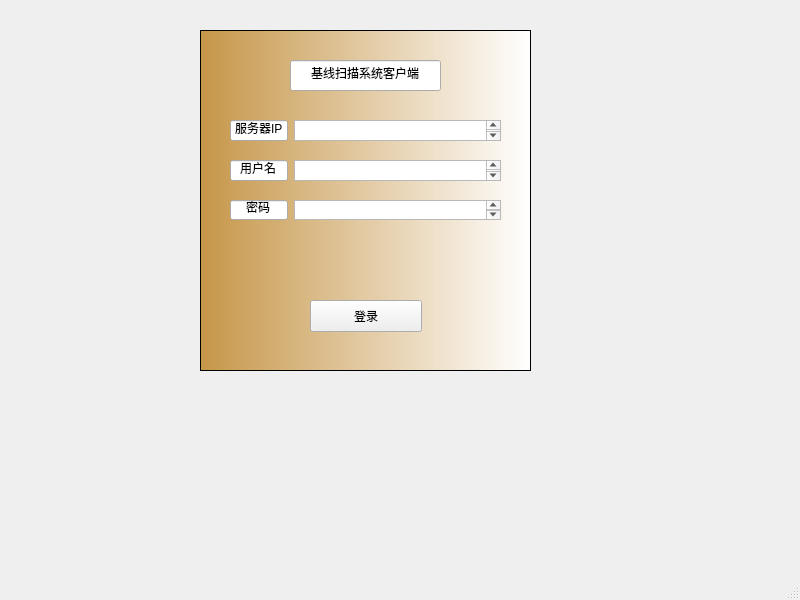
<?xml version="1.0" encoding="UTF-8"?>
<ui version="4.0">
 <class>MainWindow</class>
 <widget class="QMainWindow" name="MainWindow">
  <property name="geometry">
   <rect>
    <x>0</x>
    <y>0</y>
    <width>800</width>
    <height>600</height>
   </rect>
  </property>
  <property name="windowTitle">
   <string>MainWindow</string>
  </property>
  <widget class="QWidget" name="centralwidget">
   <widget class="QListView" name="listView">
    <property name="geometry">
     <rect>
      <x>200</x>
      <y>30</y>
      <width>331</width>
      <height>341</height>
     </rect>
    </property>
    <property name="styleSheet">
     <string notr="true">background-color: qlineargradient(spread:pad, x1:0, y1:0, x2:1, y2:0, stop:0 rgba(198, 150, 72, 255), stop:1 rgba(255, 255, 255, 255));</string>
    </property>
    <property name="alternatingRowColors">
     <bool>false</bool>
    </property>
   </widget>
   <widget class="QPushButton" name="pushButton">
    <property name="geometry">
     <rect>
      <x>310</x>
      <y>300</y>
      <width>112</width>
      <height>32</height>
     </rect>
    </property>
    <property name="styleSheet">
     <string notr="true"/>
    </property>
    <property name="text">
     <string>登录</string>
    </property>
   </widget>
   <widget class="QWidget" name="horizontalLayoutWidget">
    <property name="geometry">
     <rect>
      <x>230</x>
      <y>200</y>
      <width>271</width>
      <height>20</height>
     </rect>
    </property>
    <layout class="QHBoxLayout" name="horizontalLayout">
     <item>
      <widget class="QLineEdit" name="lineEdit">
       <property name="layoutDirection">
        <enum>Qt::LeftToRight</enum>
       </property>
       <property name="text">
        <string>密码</string>
       </property>
       <property name="alignment">
        <set>Qt::AlignCenter</set>
       </property>
      </widget>
     </item>
     <item>
      <widget class="QTextEdit" name="textEdit"/>
     </item>
    </layout>
   </widget>
   <widget class="QWidget" name="horizontalLayoutWidget_2">
    <property name="geometry">
     <rect>
      <x>230</x>
      <y>160</y>
      <width>271</width>
      <height>21</height>
     </rect>
    </property>
    <layout class="QHBoxLayout" name="horizontalLayout_2">
     <item>
      <widget class="QLineEdit" name="lineEdit_2">
       <property name="text">
        <string>用户名</string>
       </property>
       <property name="alignment">
        <set>Qt::AlignCenter</set>
       </property>
      </widget>
     </item>
     <item>
      <widget class="QTextEdit" name="textEdit_2"/>
     </item>
    </layout>
   </widget>
   <widget class="QLineEdit" name="lineEdit_3">
    <property name="geometry">
     <rect>
      <x>290</x>
      <y>60</y>
      <width>151</width>
      <height>31</height>
     </rect>
    </property>
    <property name="text">
     <string>基线扫描系统客户端</string>
    </property>
    <property name="alignment">
     <set>Qt::AlignCenter</set>
    </property>
   </widget>
   <widget class="QWidget" name="horizontalLayoutWidget_3">
    <property name="geometry">
     <rect>
      <x>230</x>
      <y>120</y>
      <width>271</width>
      <height>21</height>
     </rect>
    </property>
    <layout class="QHBoxLayout" name="horizontalLayout_3">
     <item>
      <widget class="QLineEdit" name="lineEdit_4">
       <property name="text">
        <string>服务器IP</string>
       </property>
       <property name="alignment">
        <set>Qt::AlignCenter</set>
       </property>
      </widget>
     </item>
     <item>
      <widget class="QTextEdit" name="textEdit_3"/>
     </item>
    </layout>
   </widget>
  </widget>
  <widget class="QMenuBar" name="menubar">
   <property name="geometry">
    <rect>
     <x>0</x>
     <y>0</y>
     <width>800</width>
     <height>22</height>
    </rect>
   </property>
  </widget>
  <widget class="QStatusBar" name="statusbar"/>
 </widget>
 <resources/>
 <connections/>
</ui>
